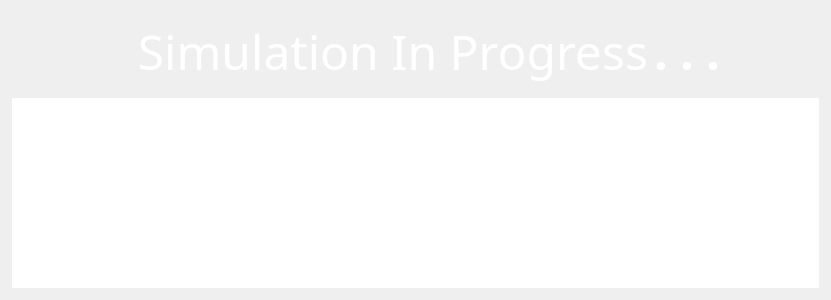
      <widget class="QWidget" name="simulationPage">
       <property name="sizePolicy">
        <sizepolicy hsizetype="MinimumExpanding" vsizetype="MinimumExpanding">
         <horstretch>0</horstretch>
         <verstretch>0</verstretch>
        </sizepolicy>
       </property>
       <property name="minimumSize">
        <size>
         <width>0</width>
         <height>0</height>
        </size>
       </property>
       <layout class="QGridLayout" name="gridLayout_3">
        <item row="2" column="0">
         <widget class="SimulationView" name="simulationBox">
          <property name="sizePolicy">
           <sizepolicy hsizetype="Expanding" vsizetype="Expanding">
            <horstretch>0</horstretch>
            <verstretch>0</verstretch>
           </sizepolicy>
          </property>
          <property name="minimumSize">
           <size>
            <width>0</width>
            <height>0</height>
           </size>
          </property>
          <property name="styleSheet">
           <string notr="true">border-style: solid;
border-width: 1px;
border-radius: 10px;
border-color: transparent;</string>
          </property>
          <property name="alignment">
           <set>Qt::AlignCenter</set>
          </property>
          <property name="resizeAnchor">
           <enum>QGraphicsView::AnchorViewCenter</enum>
          </property>
         </widget>
        </item>
        <item row="0" column="0">
         <layout class="QHBoxLayout" name="horizontalLayout">
          <property name="topMargin">
           <number>0</number>
          </property>
          <property name="rightMargin">
           <number>60</number>
          </property>
          <item>
           <widget class="QPushButton" name="returnToSettingsButton">
            <property name="sizePolicy">
             <sizepolicy hsizetype="Preferred" vsizetype="Preferred">
              <horstretch>0</horstretch>
              <verstretch>0</verstretch>
             </sizepolicy>
            </property>
            <property name="minimumSize">
             <size>
              <width>60</width>
              <height>60</height>
             </size>
            </property>
            <property name="focusPolicy">
             <enum>Qt::NoFocus</enum>
            </property>
            <property name="styleSheet">
             <string notr="true">background-color: transparent;
border: none;</string>
            </property>
            <property name="text">
             <string/>
            </property>
            <property name="icon">
             <iconset resource="Images.qrc">
              <normaloff>:/images/backButton.png</normaloff>:/images/backButton.png</iconset>
            </property>
            <property name="iconSize">
             <size>
              <width>50</width>
              <height>50</height>
             </size>
            </property>
           </widget>
          </item>
          <item>
           <spacer name="spacer14">
            <property name="orientation">
             <enum>Qt::Horizontal</enum>
            </property>
            <property name="sizeHint" stdset="0">
             <size>
              <width>40</width>
              <height>20</height>
             </size>
            </property>
           </spacer>
          </item>
          <item>
           <spacer name="spacer8">
            <property name="orientation">
             <enum>Qt::Horizontal</enum>
            </property>
            <property name="sizeHint" stdset="0">
             <size>
              <width>20</width>
              <height>20</height>
             </size>
            </property>
           </spacer>
          </item>
          <item>
           <widget class="QLabel" name="simulationLabel">
            <property name="sizePolicy">
             <sizepolicy hsizetype="Expanding" vsizetype="Preferred">
              <horstretch>0</horstretch>
              <verstretch>0</verstretch>
             </sizepolicy>
            </property>
            <property name="minimumSize">
             <size>
              <width>0</width>
              <height>80</height>
             </size>
            </property>
            <property name="font">
             <font>
              <family>Segoe UI Light</family>
              <pointsize>36</pointsize>
             </font>
            </property>
            <property name="styleSheet">
             <string notr="true">color: white;</string>
            </property>
            <property name="text">
             <string>Simulation In Progress</string>
            </property>
            <property name="alignment">
             <set>Qt::AlignRight|Qt::AlignTrailing|Qt::AlignVCenter</set>
            </property>
            <property name="margin">
             <number>20</number>
            </property>
           </widget>
          </item>
          <item>
           <widget class="QLabel" name="simulationDynamicLabel">
            <property name="sizePolicy">
             <sizepolicy hsizetype="Expanding" vsizetype="Preferred">
              <horstretch>0</horstretch>
              <verstretch>0</verstretch>
             </sizepolicy>
            </property>
            <property name="minimumSize">
             <size>
              <width>0</width>
              <height>80</height>
             </size>
            </property>
            <property name="font">
             <font>
              <family>Segoe UI Light</family>
              <pointsize>36</pointsize>
              <bold>true</bold>
             </font>
            </property>
            <property name="styleSheet">
             <string notr="true">color: white;</string>
            </property>
            <property name="text">
             <string>. . .</string>
            </property>
            <property name="alignment">
             <set>Qt::AlignLeading|Qt::AlignLeft|Qt::AlignVCenter</set>
            </property>
            <property name="margin">
             <number>0</number>
            </property>
           </widget>
          </item>
          <item>
           <spacer name="spacer30">
            <property name="orientation">
             <enum>Qt::Horizontal</enum>
            </property>
            <property name="sizeHint" stdset="0">
             <size>
              <width>40</width>
              <height>20</height>
             </size>
            </property>
           </spacer>
          </item>
         </layout>
        </item>
       </layout>
      </widget>
